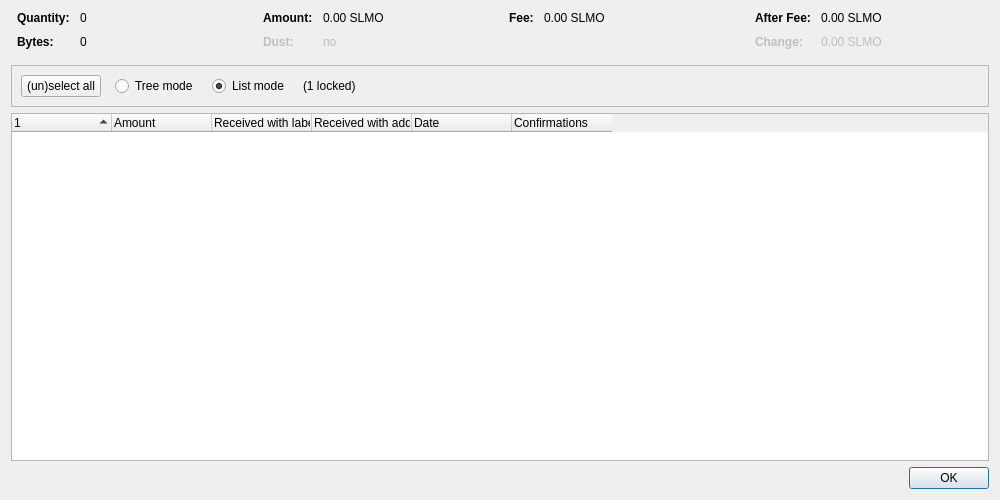
<?xml version="1.0" encoding="UTF-8"?>
<ui version="4.0">
 <class>CoinControlDialog</class>
 <widget class="QDialog" name="CoinControlDialog">
  <property name="geometry">
   <rect>
    <x>0</x>
    <y>0</y>
    <width>1000</width>
    <height>500</height>
   </rect>
  </property>
  <property name="windowTitle">
   <string>Coin Selection</string>
  </property>
  <layout class="QVBoxLayout" name="verticalLayout">
   <item>
    <layout class="QHBoxLayout" name="horizontalLayoutTop" stretch="0,0,0,0">
     <property name="topMargin">
      <number>0</number>
     </property>
     <property name="bottomMargin">
      <number>10</number>
     </property>
     <item>
      <layout class="QFormLayout" name="formLayoutCoinControl1">
       <property name="horizontalSpacing">
        <number>10</number>
       </property>
       <property name="verticalSpacing">
        <number>10</number>
       </property>
       <property name="leftMargin">
        <number>6</number>
       </property>
       <property name="rightMargin">
        <number>6</number>
       </property>
       <item row="0" column="0">
        <widget class="QLabel" name="labelCoinControlQuantityText">
         <property name="font">
          <font>
           <weight>75</weight>
           <bold>true</bold>
          </font>
         </property>
         <property name="text">
          <string>Quantity:</string>
         </property>
        </widget>
       </item>
       <item row="0" column="1">
        <widget class="QLabel" name="labelCoinControlQuantity">
         <property name="cursor">
          <cursorShape>IBeamCursor</cursorShape>
         </property>
         <property name="contextMenuPolicy">
          <enum>Qt::ActionsContextMenu</enum>
         </property>
         <property name="text">
          <string notr="true">0</string>
         </property>
         <property name="textInteractionFlags">
          <set>Qt::LinksAccessibleByMouse|Qt::TextSelectableByKeyboard|Qt::TextSelectableByMouse</set>
         </property>
        </widget>
       </item>
       <item row="1" column="0">
        <widget class="QLabel" name="labelCoinControlBytesText">
         <property name="font">
          <font>
           <weight>75</weight>
           <bold>true</bold>
          </font>
         </property>
         <property name="text">
          <string>Bytes:</string>
         </property>
        </widget>
       </item>
       <item row="1" column="1">
        <widget class="QLabel" name="labelCoinControlBytes">
         <property name="cursor">
          <cursorShape>IBeamCursor</cursorShape>
         </property>
         <property name="contextMenuPolicy">
          <enum>Qt::ActionsContextMenu</enum>
         </property>
         <property name="text">
          <string notr="true">0</string>
         </property>
         <property name="textInteractionFlags">
          <set>Qt::LinksAccessibleByMouse|Qt::TextSelectableByKeyboard|Qt::TextSelectableByMouse</set>
         </property>
        </widget>
       </item>
      </layout>
     </item>
     <item>
      <layout class="QFormLayout" name="formLayoutCoinControl2">
       <property name="horizontalSpacing">
        <number>10</number>
       </property>
       <property name="verticalSpacing">
        <number>10</number>
       </property>
       <property name="leftMargin">
        <number>6</number>
       </property>
       <property name="rightMargin">
        <number>6</number>
       </property>
       <item row="0" column="0">
        <widget class="QLabel" name="labelCoinControlAmountText">
         <property name="font">
          <font>
           <weight>75</weight>
           <bold>true</bold>
          </font>
         </property>
         <property name="text">
          <string>Amount:</string>
         </property>
        </widget>
       </item>
       <item row="0" column="1">
        <widget class="QLabel" name="labelCoinControlAmount">
         <property name="cursor">
          <cursorShape>IBeamCursor</cursorShape>
         </property>
         <property name="contextMenuPolicy">
          <enum>Qt::ActionsContextMenu</enum>
         </property>
         <property name="text">
          <string notr="true">0.00 SLMO</string>
         </property>
         <property name="textInteractionFlags">
          <set>Qt::LinksAccessibleByMouse|Qt::TextSelectableByKeyboard|Qt::TextSelectableByMouse</set>
         </property>
        </widget>
       </item>
       <item row="1" column="0">
        <widget class="QLabel" name="labelCoinControlLowOutputText">
         <property name="enabled">
          <bool>false</bool>
         </property>
         <property name="font">
          <font>
           <weight>75</weight>
           <bold>true</bold>
          </font>
         </property>
         <property name="text">
          <string>Dust:</string>
         </property>
        </widget>
       </item>
       <item row="1" column="1">
        <widget class="QLabel" name="labelCoinControlLowOutput">
         <property name="enabled">
          <bool>false</bool>
         </property>
         <property name="cursor">
          <cursorShape>IBeamCursor</cursorShape>
         </property>
         <property name="contextMenuPolicy">
          <enum>Qt::ActionsContextMenu</enum>
         </property>
         <property name="text">
          <string notr="true">no</string>
         </property>
         <property name="textInteractionFlags">
          <set>Qt::LinksAccessibleByMouse|Qt::TextSelectableByKeyboard|Qt::TextSelectableByMouse</set>
         </property>
        </widget>
       </item>
      </layout>
     </item>
     <item>
      <layout class="QFormLayout" name="formLayoutCoinControl3">
       <property name="horizontalSpacing">
        <number>10</number>
       </property>
       <property name="verticalSpacing">
        <number>10</number>
       </property>
       <property name="leftMargin">
        <number>6</number>
       </property>
       <property name="rightMargin">
        <number>6</number>
       </property>
       <item row="0" column="0">
        <widget class="QLabel" name="labelCoinControlFeeText">
         <property name="font">
          <font>
           <weight>75</weight>
           <bold>true</bold>
          </font>
         </property>
         <property name="text">
          <string>Fee:</string>
         </property>
        </widget>
       </item>
       <item row="0" column="1">
        <widget class="QLabel" name="labelCoinControlFee">
         <property name="cursor">
          <cursorShape>IBeamCursor</cursorShape>
         </property>
         <property name="contextMenuPolicy">
          <enum>Qt::ActionsContextMenu</enum>
         </property>
         <property name="text">
          <string notr="true">0.00 SLMO</string>
         </property>
         <property name="textInteractionFlags">
          <set>Qt::LinksAccessibleByMouse|Qt::TextSelectableByKeyboard|Qt::TextSelectableByMouse</set>
         </property>
        </widget>
       </item>
      </layout>
     </item>
     <item>
      <layout class="QFormLayout" name="formLayoutCoinControl4">
       <property name="horizontalSpacing">
        <number>10</number>
       </property>
       <property name="verticalSpacing">
        <number>10</number>
       </property>
       <property name="leftMargin">
        <number>6</number>
       </property>
       <property name="rightMargin">
        <number>6</number>
       </property>
       <item row="0" column="0">
        <widget class="QLabel" name="labelCoinControlAfterFeeText">
         <property name="font">
          <font>
           <weight>75</weight>
           <bold>true</bold>
          </font>
         </property>
         <property name="text">
          <string>After Fee:</string>
         </property>
        </widget>
       </item>
       <item row="0" column="1">
        <widget class="QLabel" name="labelCoinControlAfterFee">
         <property name="cursor">
          <cursorShape>IBeamCursor</cursorShape>
         </property>
         <property name="contextMenuPolicy">
          <enum>Qt::ActionsContextMenu</enum>
         </property>
         <property name="text">
          <string notr="true">0.00 SLMO</string>
         </property>
         <property name="textInteractionFlags">
          <set>Qt::LinksAccessibleByMouse|Qt::TextSelectableByKeyboard|Qt::TextSelectableByMouse</set>
         </property>
        </widget>
       </item>
       <item row="1" column="0">
        <widget class="QLabel" name="labelCoinControlChangeText">
         <property name="enabled">
          <bool>false</bool>
         </property>
         <property name="font">
          <font>
           <weight>75</weight>
           <bold>true</bold>
          </font>
         </property>
         <property name="text">
          <string>Change:</string>
         </property>
        </widget>
       </item>
       <item row="1" column="1">
        <widget class="QLabel" name="labelCoinControlChange">
         <property name="enabled">
          <bool>false</bool>
         </property>
         <property name="cursor">
          <cursorShape>IBeamCursor</cursorShape>
         </property>
         <property name="contextMenuPolicy">
          <enum>Qt::ActionsContextMenu</enum>
         </property>
         <property name="text">
          <string notr="true">0.00 SLMO</string>
         </property>
         <property name="textInteractionFlags">
          <set>Qt::LinksAccessibleByMouse|Qt::TextSelectableByKeyboard|Qt::TextSelectableByMouse</set>
         </property>
        </widget>
       </item>
      </layout>
     </item>
    </layout>
   </item>
   <item>
    <widget class="QFrame" name="frame">
     <property name="minimumSize">
      <size>
       <width>0</width>
       <height>40</height>
      </size>
     </property>
     <property name="frameShape">
      <enum>QFrame::StyledPanel</enum>
     </property>
     <property name="frameShadow">
      <enum>QFrame::Sunken</enum>
     </property>
     <layout class="QHBoxLayout" name="horizontalLayout">
      <item>
       <layout class="QHBoxLayout" name="horizontalLayoutPanel" stretch="0,0,0,0,0">
        <property name="spacing">
         <number>14</number>
        </property>
        <item>
         <widget class="QPushButton" name="pushButtonSelectAll">
          <property name="sizePolicy">
           <sizepolicy hsizetype="Maximum" vsizetype="Fixed">
            <horstretch>0</horstretch>
            <verstretch>0</verstretch>
           </sizepolicy>
          </property>
          <property name="text">
           <string>(un)select all</string>
          </property>
          <property name="autoDefault">
           <bool>false</bool>
          </property>
         </widget>
        </item>
        <item>
         <widget class="QRadioButton" name="radioTreeMode">
          <property name="sizePolicy">
           <sizepolicy hsizetype="Maximum" vsizetype="Fixed">
            <horstretch>0</horstretch>
            <verstretch>0</verstretch>
           </sizepolicy>
          </property>
          <property name="text">
           <string>Tree mode</string>
          </property>
         </widget>
        </item>
        <item>
         <widget class="QRadioButton" name="radioListMode">
          <property name="sizePolicy">
           <sizepolicy hsizetype="Maximum" vsizetype="Fixed">
            <horstretch>0</horstretch>
            <verstretch>0</verstretch>
           </sizepolicy>
          </property>
          <property name="text">
           <string>List mode</string>
          </property>
          <property name="checked">
           <bool>true</bool>
          </property>
         </widget>
        </item>
        <item>
         <widget class="QLabel" name="labelLocked">
          <property name="text">
           <string notr="true">(1 locked)</string>
          </property>
         </widget>
        </item>
        <item>
         <spacer name="horizontalSpacer">
          <property name="orientation">
           <enum>Qt::Horizontal</enum>
          </property>
          <property name="sizeHint" stdset="0">
           <size>
            <width>40</width>
            <height>20</height>
           </size>
          </property>
         </spacer>
        </item>
       </layout>
      </item>
     </layout>
    </widget>
   </item>
   <item>
    <widget class="CoinControlTreeWidget" name="treeWidget">
     <property name="contextMenuPolicy">
      <enum>Qt::CustomContextMenu</enum>
     </property>
     <property name="sortingEnabled">
      <bool>false</bool>
     </property>
     <property name="columnCount">
      <number>6</number>
     </property>
     <attribute name="headerShowSortIndicator" stdset="0">
      <bool>true</bool>
     </attribute>
     <attribute name="headerStretchLastSection">
      <bool>false</bool>
     </attribute>
     <column>
      <property name="text">
       <string/>
      </property>
     </column>
     <column>
      <property name="text">
       <string>Amount</string>
      </property>
     </column>
     <column>
      <property name="text">
       <string>Received with label</string>
      </property>
     </column>
     <column>
      <property name="text">
       <string>Received with address</string>
      </property>
     </column>
     <column>
      <property name="text">
       <string>Date</string>
      </property>
     </column>
     <column>
      <property name="text">
       <string>Confirmations</string>
      </property>
      <property name="toolTip">
       <string>Confirmed</string>
      </property>
     </column>
     <column>
      <property name="text">
       <string/>
      </property>
     </column>
     <column>
      <property name="text">
       <string/>
      </property>
     </column>
     <column>
      <property name="text">
       <string/>
      </property>
     </column>
     <column>
      <property name="text">
       <string/>
      </property>
     </column>
    </widget>
   </item>
   <item>
    <widget class="QDialogButtonBox" name="buttonBox">
     <property name="orientation">
      <enum>Qt::Horizontal</enum>
     </property>
     <property name="standardButtons">
      <set>QDialogButtonBox::Ok</set>
     </property>
    </widget>
   </item>
  </layout>
 </widget>
 <customwidgets>
  <customwidget>
   <class>CoinControlTreeWidget</class>
   <extends>QTreeWidget</extends>
   <header>qt/coincontroltreewidget.h</header>
  </customwidget>
 </customwidgets>
 <resources/>
 <connections/>
</ui>
